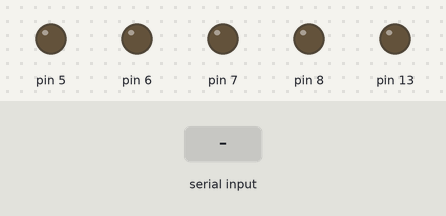
The sketch below on a simulated Arduino Uno, built with avr-gcc and run on an emulated ATmega328P. Parts: output pins drawn as LEDs (lit = HIGH). The inputs (shaded band) are chosen by the test bench.

Above: at 1.2 s.
1.3 s: "1" received over Serial
At 2.5 s:
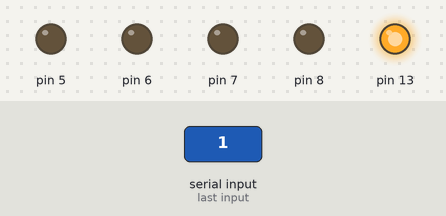
2.8 s: "2" received over Serial
At 3.8 s:
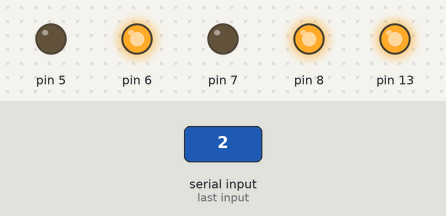
4.3 s: "0" received over Serial
At 5.0 s:
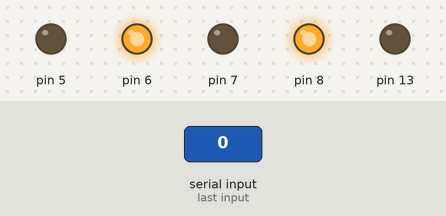
5.8 s: "3" received over Serial
At 6.1 s:
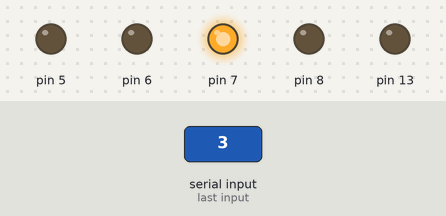
7.3 s: "1" received over Serial
At 8.5 s:
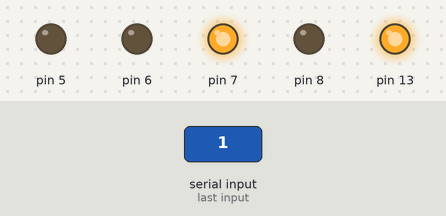
8.8 s: "4" received over Serial
At 9.6 s:
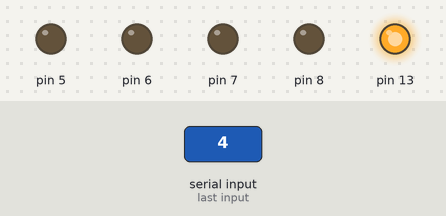
Timing chart, 0 to 11.3 s (numbered marks = the images above; inputs shaded):
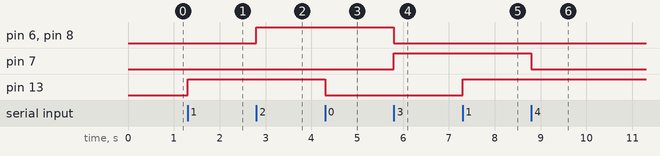

The sketch:

robotcodesdonttouch.ino
```cpp
//Motor A
//const int motorPin1 = 8;
//const int motorPin2 = 7;
//Motor B
//const int motorPin3 = 6;
//const int motorPin4 = 5;

int data;
int flag=0; //makes sure that the serial only prints once the state
int stateStop=0;
void setup() {
//Set pins as outputs
    pinMode(8, OUTPUT);
    pinMode(7, OUTPUT);
    pinMode(6, OUTPUT);
    pinMode(5, OUTPUT);
    pinMode(13,OUTPUT);
    //Motor Control - Motor A: motorPin1,motorpin2 & Motor B: motorpin3,motorpin4
// initialize serial communication at 9600 bits per second:
Serial.begin(9600);
}
void loop() {
//if some date is sent, reads it and saves in state
if(Serial.available() > 0){
  data = Serial.read();
  flag=0;

  //-------------------------------------------------------
   if(data == '1')            //Checks whether value of data is equal to 1
   {
      digitalWrite(13, HIGH);  //If value is 1 then LED turns ON
   }

   if(data == '0')       //Checks whether value of data is equal to 0
   {
      digitalWrite(13, LOW);   //If value is 0 then LED turns OFF
   }

   if(data =='2')
   {
     //forward
     digitalWrite(6, 180);
     digitalWrite(8, 180);
     digitalWrite(7, 0);
     digitalWrite(9, 0);
     delay(1000);
   }

     if(data =='3')
   {
     //backward
     digitalWrite(9, 180);
     digitalWrite(7, 180);
     digitalWrite(6, 0);
     digitalWrite(8, 0);
     delay(1000);
   }

     if(data =='4')
   {
     //stop
     digitalWrite(6, 0);
     digitalWrite(8, 0);
     digitalWrite(9, 0);
     digitalWrite(7, 0);
     delay(1000);
   }

       if(data =='5')
   {
     //left
     digitalWrite(9, 180);
     digitalWrite(7, 0);
     digitalWrite(6, 0);
     digitalWrite(8, 0);
     delay(1000);
   }

        if(data =='6')
   {
     //right
     digitalWrite(9, 0);
     digitalWrite(7, 180);
     digitalWrite(6, 0);
     digitalWrite(8, 0);
     delay(1000);
   }
  }
}
```

Measured:
- after the input at 1.3 s, pin 13: LOW → HIGH at once
- after the input at 2.8 s, pin 6, pin 8: LOW → HIGH at once
- after the input at 4.3 s, pin 13: HIGH → LOW at once
- after the input at 5.8 s, pin 6, pin 8: HIGH → LOW at once; pin 7: LOW → HIGH at once
- after the input at 7.3 s, pin 13: LOW → HIGH at once
- after the input at 8.8 s, pin 7: HIGH → LOW at once
